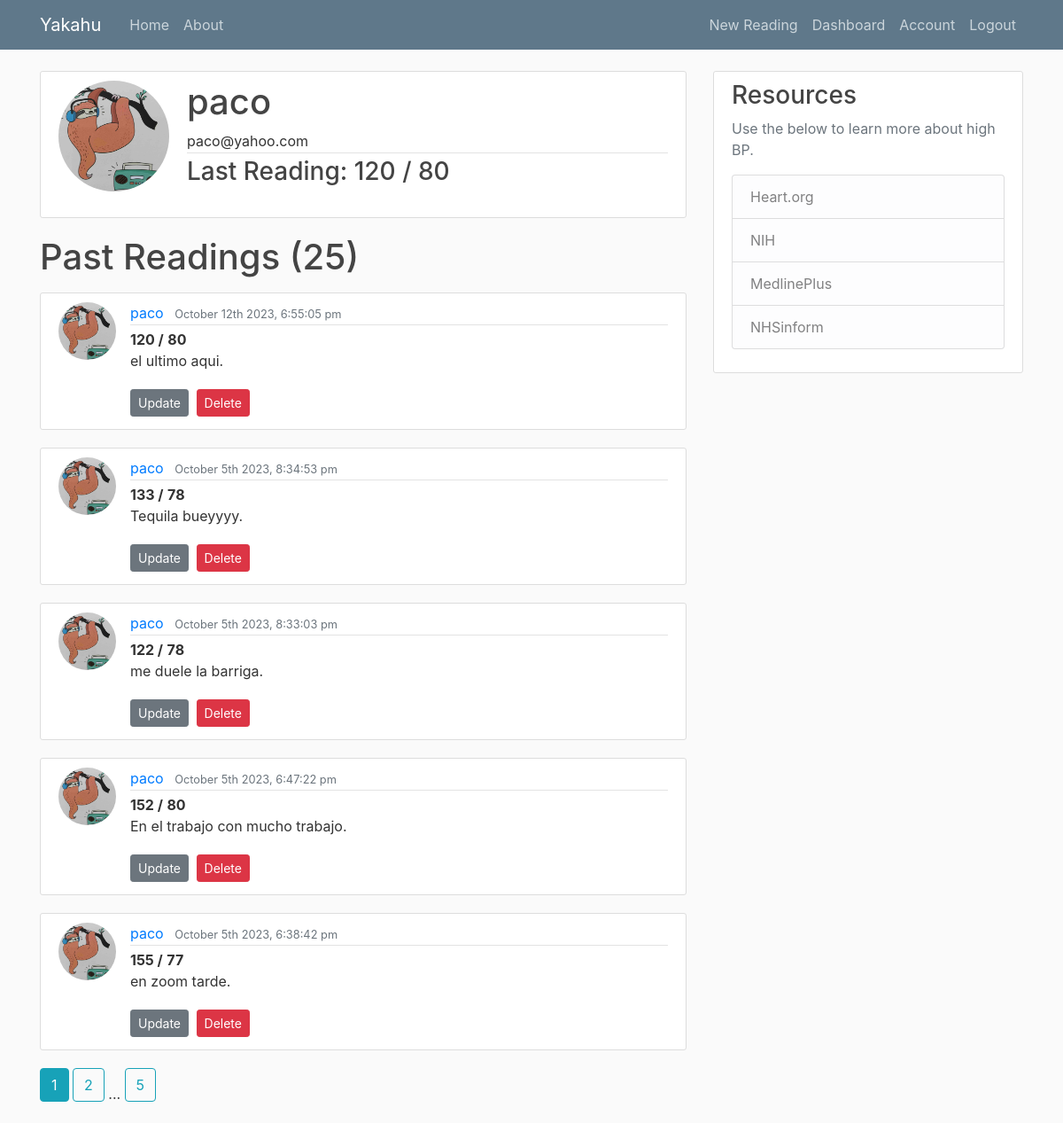
Before: /user/paco (signed in) with the older database file.
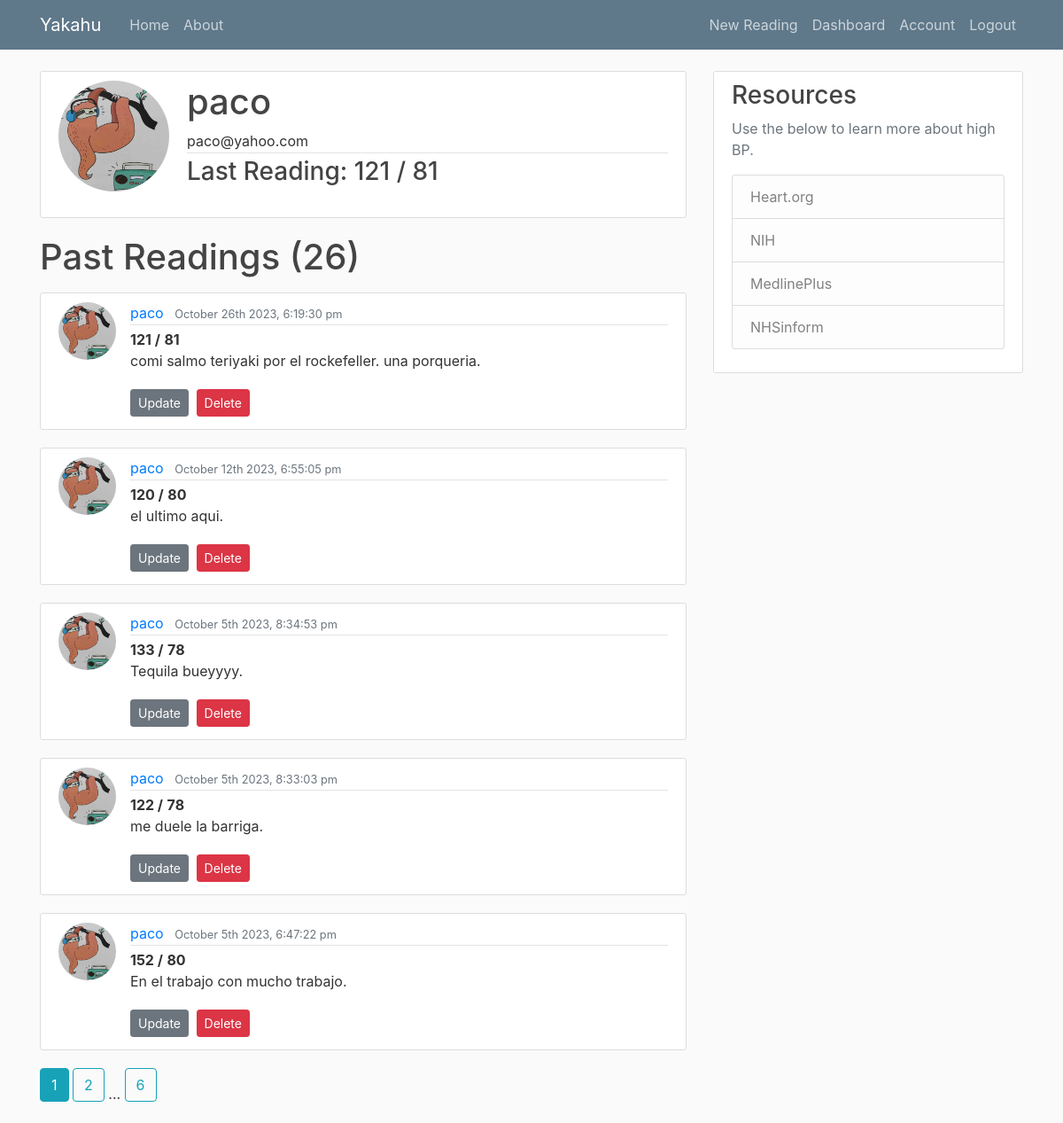
After: the same page with the newer database file.
### mbp/models.py (models this page shows, shortened)
class User(db.Model, UserMixin):
    id = db.Column(db.Integer, primary_key=True)
    username = db.Column(db.String(20), unique=True, nullable=False)
    email = db.Column(db.String(120), unique=True, nullable=False)
    image_file = db.Column(db.String(20), nullable=False, default='default.jpg')
    password = db.Column(db.String(60), nullable=False)
    readings = db.relationship('Reading', backref='user', lazy=True)

class Reading(db.Model):
    id = db.Column(db.Integer, primary_key=True)
    sys = db.Column(db.String(3), nullable=False)
    dia = db.Column(db.String(3), nullable=False)
    notes = db.Column(db.Text, nullable=False)
    date_posted = db.Column(db.DateTime, nullable=False, default=datetime.utcnow)
    user_id = db.Column(db.Integer, db.ForeignKey('user.id'), nullable=False)

### mbp/users/routes.py (the view)
@users.route('/user/<string:username>')
@login_required
def user_readings(username):
    image_file = url_for('static', filename='profile_pics/' + current_user.image_file)
    page = request.args.get('page', 1, type=int) #Grab the page we want. In this case page one. Set type integer as the page number.
    user = User.query.filter_by(username=username).first_or_404()
    lreading = Reading.query.filter_by(user=user).order_by(Reading.id.desc()).first()
    reading = Reading.query.filter_by(user=user)\
        .order_by(Reading.date_posted.desc())\
        .paginate(page=page, per_page=5) #Show 5 readings per page. Can use http://localhost:8000/home?page=3 to navigate to pages.
    return render_template('user_readings.html', title='User Dashboard', reading=reading, user=user, username=username, image_file=image_file, lreading=lreading)

### mbp/models.py (called while the page is built)
@login_manager.user_loader
def load_user(user_id):
    return User.query.get(int(user_id))

### mbp/templates/user_readings.html (shortened to what this page needs)
{% extends "base.html" %}
{% block content %}
<div class="content-section">
    <div class="media">
      <img class="rounded-circle account-img" src="{{ image_file }}">
      <div class="media-body">
        <h2 class="account-heading">{{ current_user.username }}</h2>
        <p class="article-metadata">{{ current_user.email }}</p>
        <h3 class="mb-lg-4">Last Reading: {{ lreading.sys }} / {{ lreading.dia}}</h3>
      </div>
    </div>
  </div>
    <h1 class="mb-3">Past Readings  ({{ reading.total }})</h1>
    {% for reading in reading.items %}
    <article class="media content-section">
      <img class="rounded-circle article-img" src="{{ url_for('static', filename='profile_pics/' + reading.user.image_file) }}" />
      <div class="media-body">
        <div class="article-metadata">
          <a class="mr-2" href="{{ url_for('users.user_readings', username=reading.user.username) }}">{{ reading.user.username }}</a>
          <small class="text-muted">{{ moment(reading.date_posted).format('MMMM Do YYYY, h:mm:ss a') }}</small>
        </div>
        <text class="font-weight-bold">{{ reading.sys }} /</text>
          <text class="font-weight-bold">{{ reading.dia}}</text>
          <p class="article-content">{{ reading.notes }}</p>
          <a class="btn btn-secondary btn-sm mt-1 mb-1" href="{{ url_for('readings.update_reading', reading_id=reading.id) }}">Update</a>
        <button type="button" class="btn btn-danger btn-sm m-1" data-toggle="modal" data-target="#deleteModal">Delete</button>
      </div>
    </article>
    {% endfor %}
    {% for page_num in reading.iter_pages(left_edge=1, right_edge=1, left_current=1, right_current=2) %}
      {% if page_num %}
        {% if reading.page == page_num %}
          <a class="btn btn-info mb-4" href="{{ url_for('users.user_readings', username=user.username, page=page_num) }}">{{ page_num }}</a>
        {% else %}
          <a class="btn btn-outline-info mb-4" href="{{ url_for('users.user_readings', username=user.username, page=page_num) }}">{{ page_num }}</a>
        {% endif %}
      {% else %}
        ...
      {% endif %}
    {% endfor %}
{% endblock content %}

### mbp/templates/base.html (shortened to what this page needs)
<!DOCTYPE html>
<html>
<head>
    <link rel="stylesheet" href="https://maxcdn.bootstrapcdn.com/bootstrap/4.0.0/css/bootstrap.min.css">
    <link rel="stylesheet" type="text/css" href="{{ url_for('static', filename='css/main.css') }}">
</head>
<body>
  <header class="site-header">
<nav class="navbar navbar-expand-md navbar-dark bg-steel fixed-top">
  <div class="container">
    <a class="navbar-brand mr-4" href="/">Yakahu</a>
    <div class="collapse navbar-collapse" id="navbarToggle">
      <div class="navbar-nav mr-auto">
        <a class="nav-item nav-link" href="/">Home</a>
        <a class="nav-item nav-link" href="/about">About</a>
      </div>
      <div class="navbar-nav">
        {% if current_user.is_authenticated %}
        <a class="nav-item nav-link" href="{{ url_for('readings.new_reading') }}">New Reading</a>
        <a class="nav-item nav-link" href="{{ url_for('users.user_readings', username=current_user.username) }}">Dashboard</a>
        <a class="nav-item nav-link" href="{{ url_for('users.account') }}">Account</a>
        <a class="nav-item nav-link" href="{{ url_for('users.logout') }}">Logout</a>
        {% else %}
          <a class="nav-item nav-link" href="{{ url_for('users.login') }}">Login</a>
          <a class="nav-item nav-link" href="{{ url_for('users.register') }}">Register</a>
        {% endif %}
      </div>
    </div>
  </div>
</nav>
</header>
      <main role="main" class="container">
        <div class="row">
          <div class="col-md-8">
            {% block content %}{% endblock %}
          </div>
          <div class="col-md-4">
            <div class="content-section">
              <h3>Resources</h3>
              <p class='text-muted'>Use the below to learn more about high BP.
                <ul class="list-group">
                  <a li class="list-group-item list-group-item-light" href="https://www.heart.org/en/health-topics/high-blood-pressure" target="_blank">Heart.org</li></a>
                  <a li class="list-group-item list-group-item-light" href="https://www.nhlbi.nih.gov/health/high-blood-pressure" target="_blank">NIH</li></a>
                  <a li class="list-group-item list-group-item-light" href="https://medlineplus.gov/highbloodpressure.html" target="_blank">MedlinePlus</li></a>
                  <a li class="list-group-item list-group-item-light" href="https://www.nhsinform.scot/illnesses-and-conditions/heart-and-blood-vessels/conditions/high-blood-pressure-hypertension" target="_blank">NHSinform</li></a>
                </ul>
              </p>
            </div>
          </div>
        </div>
      </main>
</body>
</html>

### mbp/static/css/main.css (style rules this page uses)
body { background: #fafafa; color: #333333; margin-top: 5rem; }
h1, h2, h3, h4, h5, h6 { color: #444444; }
.bg-steel { background-color: #5f788a; }
.site-header .navbar-nav .nav-link { color: #cbd5db; }
.content-section { background: #ffffff; padding: 10px 20px; border: 1px solid #dddddd; border-radius: 3px; margin-bottom: 20px; }
.article-content { white-space: pre-line; }
.article-img { height: 65px; width: 65px; margin-right: 16px; }
.article-metadata { padding-bottom: 1px; margin-bottom: 4px; border-bottom: 1px solid #e3e3e3 }
.account-img { height: 125px; width: 125px; margin-right: 20px; margin-bottom: 16px; }
.account-heading { font-size: 2.5rem; }

Changed rows visible on the page:
no longer on this page (row unchanged): Reading: image_file (placeholder picture), user.username "paco", date_posted "October 5th 2023, 6:38:42 pm", sys "155", dia "77", notes "en zoom tarde."
added Reading: sys "121", dia "81", image_file (placeholder picture), user.username "paco", date_posted "October 26th 2023, 6:19:30 pm", notes "comi salmo teriyaki por el rockefeller. una porqueria."
Other visible differences:
{{ reading.total }}: "25" → "26"
{{ lreading.sys }}: "120" → "121"
{{ lreading.dia }}: "80" → "81"
new list line: "6"
list line gone: "5"
